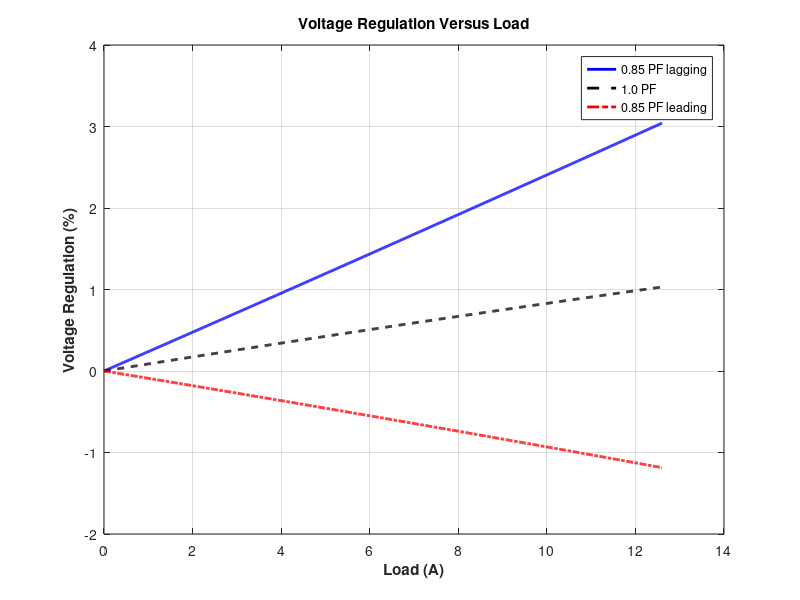

This figure's MATLAB source:
% M-file: prob2_10d.m
% M-file to calculate and plot the voltage regulation
% of a three-phase Y-delta transformer bank as a
% function of load for power factors of 0.85 lagging,
% 1.0, and 0.85 leading. These calculations are done
% using an equivalent circuit referred to the primary side.
% Define values for this transformer
VL = 13800; % Primary line voltage (V)
VPP = VL / sqrt(3); % Primary phase voltage (V)
amps = 0:0.0126:12.6; % Phase current values (A)
Req = 6.94; % Equivalent R (ohms)
Xeq = 24.7; % Equivalent X (ohms)
% Calculate the current values for the three
% power factors. The first row of I contains
% the lagging currents, the second row contains
% the unity currents, and the third row contains
% the leading currents.
re = 0.85;
im = sin(acos(re));
I(1,:) = amps .* ( re - j*im); % Lagging
I(2,:) = amps .* ( 1.0 ); % Unity
I(3,:) = amps .* ( re + j*im); % Leading
% Calculate secondary phase voltage referred
% to the primary side for each current and
% power factor.
aVSP = VPP - (Req.*I + j.*Xeq.*I);
% Calculate the voltage regulation.
VR = (VPP - abs(aVSP)) ./ abs(aVSP) .* 100;
% Plot the voltage regulation versus load
plot(amps,VR(1,:),'b-','LineWidth',2.0);
hold on;
plot(amps,VR(2,:),'k--','LineWidth',2.0);
plot(amps,VR(3,:),'r-.','LineWidth',2.0);
title ('\bfVoltage Regulation Versus Load');
xlabel ('\bfLoad (A)');
ylabel ('\bfVoltage Regulation (%)');
legend('0.85 PF lagging','1.0 PF','0.85 PF leading');
grid on;
hold off;